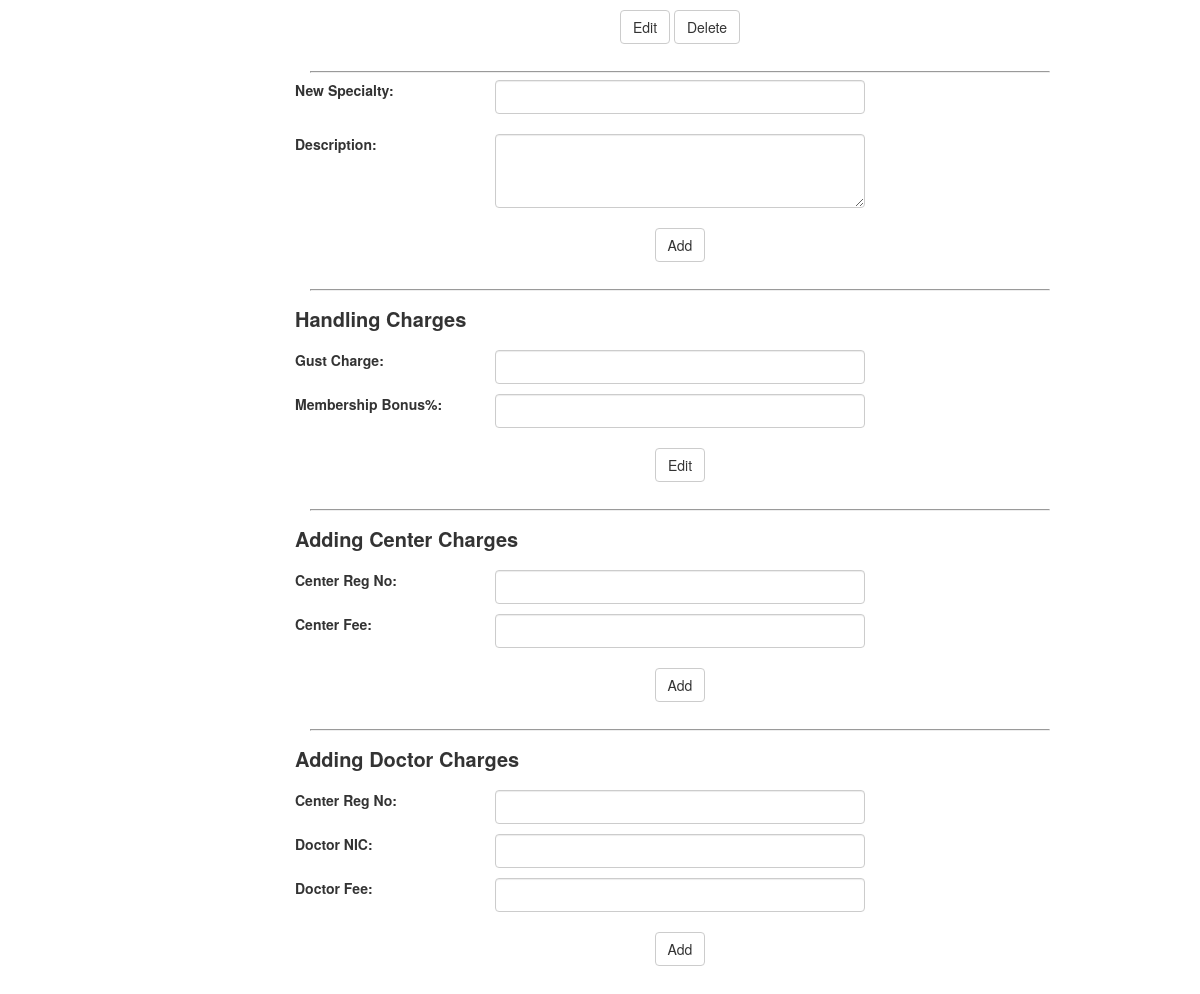
The app's page /admin/settings.php (lower part), older data.
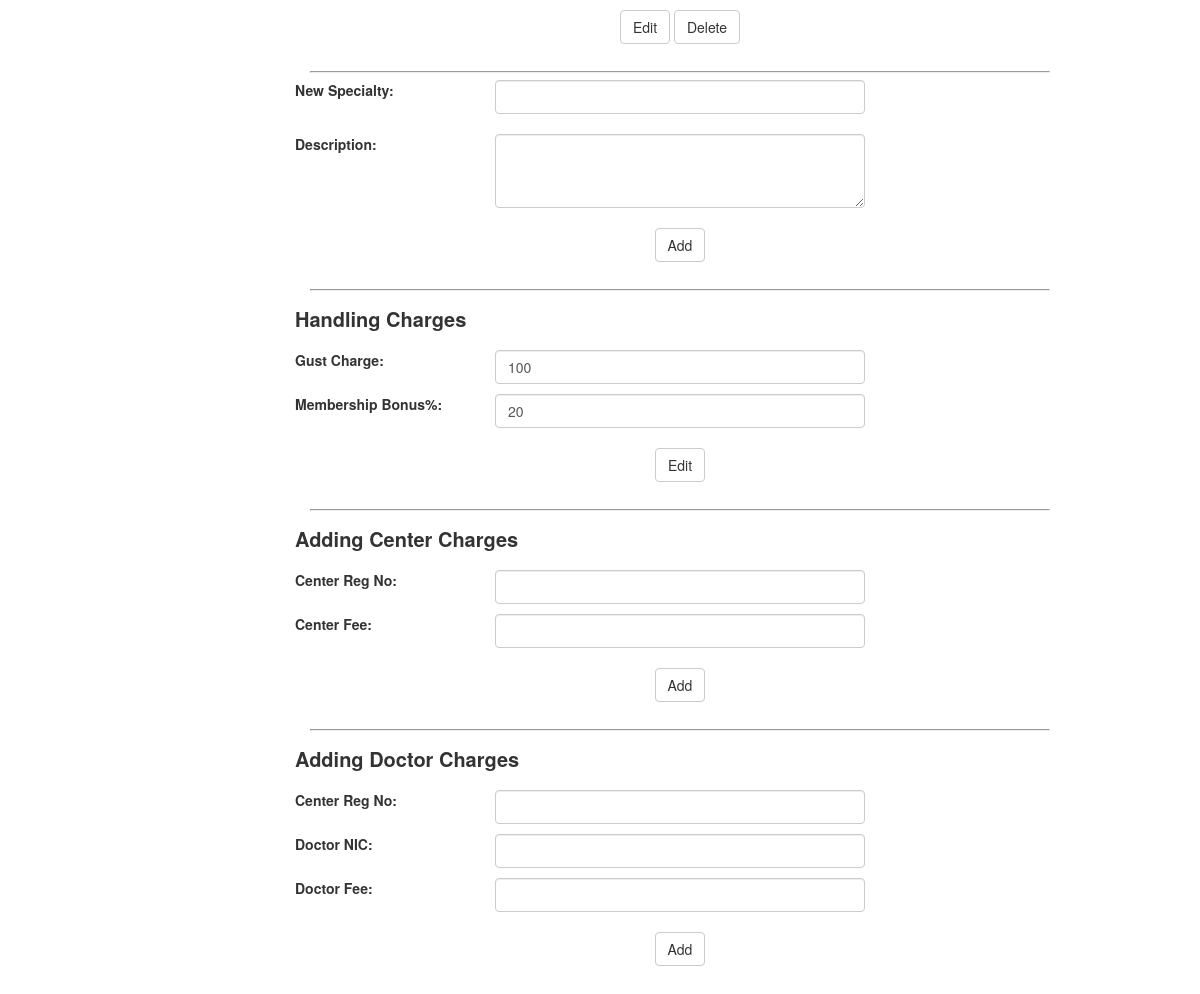
The same page, newer data.
### tables this page shows
CREATE TABLE IF NOT EXISTS `handling_payment` (
  `pay_id` int(11) NOT NULL AUTO_INCREMENT,
  `gust_patient_pay` float NOT NULL DEFAULT '0',
  `member_bonus` int(11) NOT NULL DEFAULT '0',
  PRIMARY KEY (`pay_id`)
);

### admin/settings.php (the view, shortened to what this page needs)
<?php
require("navbar.php");
require_once "../dbconnection.php";
$handling_fee_info = mysqli_query($con, "SELECT * FROM handling_payment WHERE pay_id ='1'") or die('');
$handling_fee=mysqli_fetch_array($handling_fee_info);
if(isset($handling_fee)){
    $u_gust_pay = $handling_fee['gust_patient_pay'];
    $u_member_bonus = $handling_fee['member_bonus'];
}
?>
<div class="col-md-8 col-xs-12 col-md-offset-1 admin-body">
    <form method="post" action="<?php echo htmlspecialchars($_SERVER["PHP_SELF"]); ?>">
            <div class="col-xs-12 row-top">
                <div class="row row-top btn-align-center">
                    <input type="submit" class="btn btn-default" name="doctorspecialty_edit" value="Edit">
                    <input type="submit" class="btn btn-default" name="doctorspecialty_delete" value="Delete">
                </div>
            </div>
        <div class="col-md-12 col-xs-12">
            <br>
            <hr>
        </div>
        <div class="row row-top">
            <div class="col-md-3">
                <label for="">New Specialty:</label>
            </div>
            <div class="col-md-6">
                <input type="text" class="form-control" name="specialty" value="<?= isset($_POST['specialty']) ? $_POST['specialty'] : ''; ?>">
            </div>
        </div>
            <div class="row row-top">
                <div class="col-md-3 row-top">
                    <label for="">Description:</label>
                </div>
                <div class="col-md-6 row-top">
                    <textarea name="spc_description" class="form-control" cols="30" rows="3"><?= isset($_POST['specialty']) ? $_POST['specialty'] : ''; ?></textarea>
                </div>
            </div>
            <div class="col-xs-12 row-top">
                <div class="row row-top btn-align-center">
                    <input type="submit" class="btn btn-default" name="add_speciality" value="Add">
                </div>
            </div>
        <div class="col-md-12 col-xs-12">
            <br>
            <hr>
        </div>
        <div class="row row-top">
            <div class="col-md-12">
                <h5 class="sch-h5">Handling Charges</h5>
            </div>
        </div>
        <div class="row row-top">
            <div class="col-md-3">
                <label for="mem">Gust Charge:</label>
            </div>
            <div class="col-md-6">
                <input type="text" class="form-control" name="u_gust_pay" value="<?php if(isset($u_gust_pay)){echo $u_gust_pay;} ?>">
            </div>
        </div>
        <div class="row row-top">
            <div class="col-md-3">
                <label for="mem">Membership Bonus%:</label>
            </div>
            <div class="col-md-6">
                <input type="text" class="form-control" name="u_member_bonus" value="<?php if(isset($u_member_bonus)){echo $u_member_bonus;} ?>">
            </div>
        </div>
        <div class="col-xs-12 row-top">
            <div class="row row-top btn-align-center">
                <input type="submit" class="btn btn-default" name="handling_charges_edit" value="Edit"/>
            </div>
        </div>
        <div class="col-md-12 col-xs-12">
            <br>
            <hr>
        </div>
        <div class="row row-top">
            <div class="col-md-12">
                <h5 class="sch-h5">Adding Center Charges</h5>
            </div>
        </div>
        <div class="row row-top">
            <div class="col-md-3">
                <label for="center">Center Reg No:</label>
            </div>
            <div class="col-md-6">
                <input type="text" class="form-control" name="center_reg" value="<?php isset($_POST['center_reg']) ? $_POST['center_reg'] : ''; ?>">
            </div>
        </div>
        <div class="row row-top">
            <div class="col-md-3">
                <label for="center_fee">Center Fee:</label>
            </div>
            <div class="col-md-6">
                <input type="text" class="form-control" name="center_fee" value="<?php isset($_POST['center_fee']) ? $_POST['center_fee'] : ''; ?>">
            </div>
        </div>
        <div class="col-xs-12 row-top">
            <div class="row row-top btn-align-center">
                <input type="submit" class="btn btn-default" name="center_fee_add" value="Add"/>
            </div>
        </div>
        <div class="col-md-12 col-xs-12">
            <br>
            <hr>
        </div>
        <div class="row row-top">
            <div class="col-md-12">
                <h5 class="sch-h5">Adding Doctor Charges</h5>
            </div>
        </div>
        <div class="row row-top">
            <div class="col-md-3">
                <label for="center">Center Reg No:</label>
            </div>
            <div class="col-md-6">
                <input type="text" class="form-control" name="doc_center_reg" value="<?php isset($_POST['doc_center_reg']) ? $_POST['doc_center_reg'] : ''; ?>">
            </div>
        </div>
        <div class="row row-top">
            <div class="col-md-3">
                <label for="doc_nic">Doctor NIC:</label>
            </div>
            <div class="col-md-6">
                <input type="text" class="form-control" name="doc_nic" value="<?php isset($_POST['doc_nic']) ? $_POST['doc_nic'] : ''; ?>">
            </div>
        </div>
        <div class="row row-top">
            <div class="col-md-3">
                <label for="doc_fee">Doctor Fee:</label>
            </div>
            <div class="col-md-6">
                <input type="text" class="form-control" name="doc_fee" value="<?php isset($_POST['doc_fee']) ? $_POST['doc_fee'] : ''; ?>">
            </div>
        </div>
        <div class="col-xs-12 row-top">
            <div class="row row-top btn-align-center">
                <input type="submit" class="btn btn-default" name="doc_fee_add" value="Add"/>
            </div>
        </div>
    </form>
</div>
</div>
</div></div>
</body>
</html>

### admin/navbar.php (shortened to what this page needs)
<!DOCTYPE html>
<html lang="en">
<head>
    <link href="../css/bootstrap.min.css" rel="stylesheet">
    <link href="adstyle.css" rel="stylesheet">
    <link href="../css/ionicons.min.css" rel="stylesheet">
</head>
<body>
    <div class="container-fluid">
        <div class="row">

### admin/adstyle.css (style rules this page uses)
html { min-height: 100%; }
body { height:100%; }
.admin-body { margin-left: 280px; padding: 40px 15px; }
.row-top { margin-top: 10px; }
.btn-align-center { text-align: center; }
hr { display: block; margin-top: 0.5em; margin-bottom: 0.5em; margin-left: auto; margin-right: auto; border-style: inset; border-width: 1px; }
.sch-h5 { font-size: 20px; font-weight: bold; }

Row changes from the older to the newer data that the page shows:
added handling_payment: u_gust_pay "100", u_member_bonus "20"
